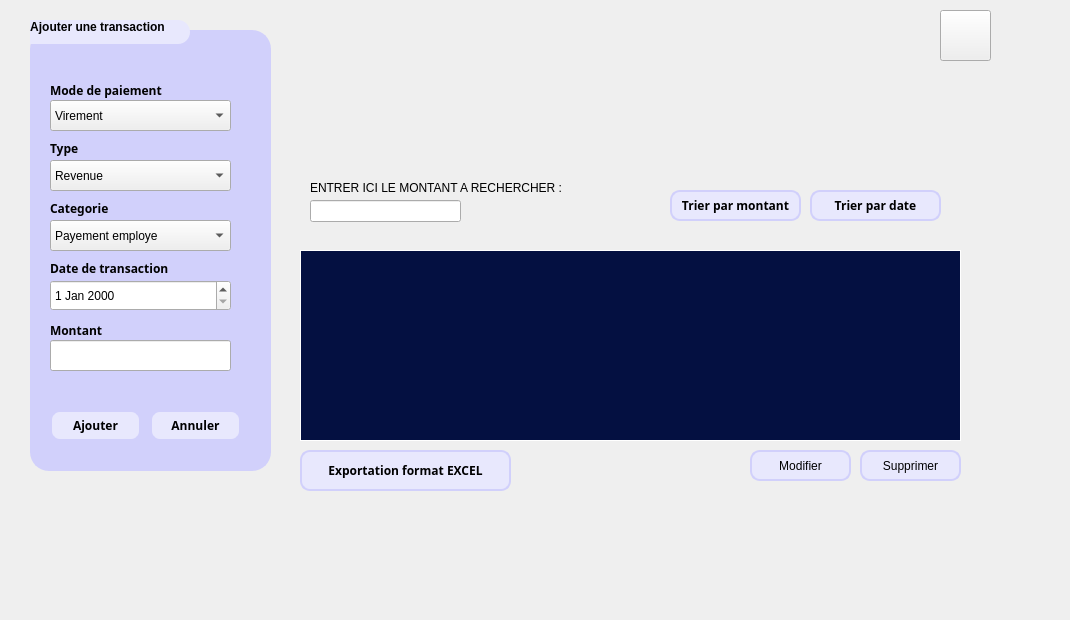
      <widget class="QWidget" name="tab_36">
       <attribute name="title">
        <string>Acceuil</string>
       </attribute>
       <widget class="QPushButton" name="pushButton_56">
        <property name="geometry">
         <rect>
          <x>940</x>
          <y>10</y>
          <width>51</width>
          <height>51</height>
         </rect>
        </property>
        <property name="styleSheet">
         <string notr="true">background : url(:/new/prefix1/logo-removebg-preview (1).png)</string>
        </property>
        <property name="text">
         <string/>
        </property>
       </widget>
       <widget class="QGroupBox" name="groupBox_AjoutTransaction">
        <property name="geometry">
         <rect>
          <x>30</x>
          <y>20</y>
          <width>241</width>
          <height>451</height>
         </rect>
        </property>
        <property name="font">
         <font>
          <weight>75</weight>
          <bold>true</bold>
         </font>
        </property>
        <property name="autoFillBackground">
         <bool>false</bool>
        </property>
        <property name="styleSheet">
         <string notr="true">/* Group Box Styling */
QGroupBox {
    border: 2px solid #D1D0FB;
    border-radius: 19px; /* Adjust the radius for the desired rounded corners */
    margin-top: 10px;
    background-color: #D1D0FB; /* Set the background color */
}

QGroupBox::title {
    subcontrol-origin: margin;
    subcontrol-position: top left;
    padding: 0 3px;
    color: #000000;
    font-family: &quot;Space Grotesk&quot;;
    font-size: 9pt;
    font-weight: medium;
background-color: #E8E8FD; /* Set the background color for the title bar */
    border-top-left-radius: 19px; /* Adjust the radius for the title bar's top-left corner */
    border-top-right-radius: 19px;
margin-left: -25px; /* Adjust the negative margin to make the title bar extend beyond the left border */
    margin-right: -25px; /* Adjust the negative margin to make the title bar extend beyond the right border */
padding-bottom: 10px; /* Increase the bottom padding to make the title bar wider at the bottom */
border-radius: 12px; /* Adjust the radius for the title bar's corners */


}
 QLabel {
    font-family: &quot;Space Grotesk&quot;;
}</string>
        </property>
        <property name="title">
         <string>Ajouter une transaction</string>
        </property>
        <property name="alignment">
         <set>Qt::AlignCenter</set>
        </property>
        <widget class="QLabel" name="titre_lineEdit_ModdeDePaiement_Transaction">
         <property name="geometry">
          <rect>
           <x>20</x>
           <y>60</y>
           <width>151</width>
           <height>20</height>
          </rect>
         </property>
         <property name="font">
          <font>
           <family>Space Grotesk</family>
           <weight>75</weight>
           <bold>true</bold>
          </font>
         </property>
         <property name="styleSheet">
          <string notr="true">QLabel {
    font-family: &quot;Space Grotesk&quot;;
}</string>
         </property>
         <property name="text">
          <string>Mode de paiement</string>
         </property>
        </widget>
        <widget class="QLabel" name="titre_lineEdit_Type_Transaction">
         <property name="geometry">
          <rect>
           <x>20</x>
           <y>120</y>
           <width>56</width>
           <height>16</height>
          </rect>
         </property>
         <property name="font">
          <font>
           <family>Space Grotesk</family>
           <weight>75</weight>
           <bold>true</bold>
          </font>
         </property>
         <property name="styleSheet">
          <string notr="true">QLabel {
    font-family: &quot;Space Grotesk&quot;;
}</string>
         </property>
         <property name="text">
          <string>Type</string>
         </property>
        </widget>
        <widget class="QLabel" name="titre_lineEdit_Categorie_Transaction">
         <property name="geometry">
          <rect>
           <x>20</x>
           <y>180</y>
           <width>91</width>
           <height>16</height>
          </rect>
         </property>
         <property name="font">
          <font>
           <family>Space Grotesk</family>
           <weight>75</weight>
           <bold>true</bold>
          </font>
         </property>
         <property name="styleSheet">
          <string notr="true">QLabel {
    font-family: &quot;Space Grotesk&quot;;
}</string>
         </property>
         <property name="text">
          <string>Categorie</string>
         </property>
        </widget>
        <widget class="QLineEdit" name="lineEdit_Montant_Transaction">
         <property name="geometry">
          <rect>
           <x>20</x>
           <y>320</y>
           <width>181</width>
           <height>31</height>
          </rect>
         </property>
        </widget>
        <widget class="QPushButton" name="pushButton_Ajout_Transaction">
         <property name="geometry">
          <rect>
           <x>20</x>
           <y>390</y>
           <width>91</width>
           <height>31</height>
          </rect>
         </property>
         <property name="font">
          <font>
           <family>Space Grotesk</family>
           <weight>75</weight>
           <bold>true</bold>
          </font>
         </property>
         <property name="styleSheet">
          <string notr="true">QLabel {
    font-family: &quot;Space Grotesk&quot;;
}
/* Push Button Styling */
QPushButton {
    background-color: #E8E8FD; /* Set the background color for the push button */
    border: 2px solid #D1D0FB; /* Set the border color */
    border-radius: 10px; /* Adjust the radius for the rounded corners */
    color: #000000; /* Set the text color */
    font-family: &quot;Space Grotesk&quot;;
    padding: 5px; /* Optional: Adds some padding inside the button */
}

/* Change the background and border color on hover */
QPushButton:hover {
    background-color: #C7C6FA; /* New background color for hover */
    border: 2px solid #A1A0F5; /* New border color for hover */
    color: #333333; /* Optional: Change the text color on hover */
}
</string>
         </property>
         <property name="text">
          <string>Ajouter</string>
         </property>
        </widget>
        <widget class="QPushButton" name="pushButton_Annuler_Transaction">
         <property name="geometry">
          <rect>
           <x>120</x>
           <y>390</y>
           <width>91</width>
           <height>31</height>
          </rect>
         </property>
         <property name="font">
          <font>
           <family>Space Grotesk</family>
           <weight>75</weight>
           <bold>true</bold>
          </font>
         </property>
         <property name="styleSheet">
          <string notr="true">QLabel {
    font-family: &quot;Space Grotesk&quot;;
}
/* Push Button Styling */
QPushButton {
    background-color: #E8E8FD; /* Set the background color for the push button */
    border: 2px solid #D1D0FB; /* Set the border color */
    border-radius: 10px; /* Adjust the radius for the rounded corners */
    color: #000000; /* Set the text color */
    font-family: &quot;Space Grotesk&quot;;

}
/* Change the background and border color on hover */
QPushButton:hover {
    background-color: #C7C6FA; /* New background color for hover */
    border: 2px solid #A1A0F5; /* New border color for hover */
    color: #333333; /* Optional: Change the text color on hover */
}

</string>
         </property>
         <property name="text">
          <string>Annuler</string>
         </property>
        </widget>
        <widget class="QLabel" name="titre_lineEdit_DateTransaction_Transaction">
         <property name="geometry">
          <rect>
           <x>20</x>
           <y>240</y>
           <width>171</width>
           <height>16</height>
          </rect>
         </property>
         <property name="font">
          <font>
           <family>Space Grotesk</family>
           <weight>75</weight>
           <bold>true</bold>
          </font>
         </property>
         <property name="styleSheet">
          <string notr="true">QLabel {
    font-family: &quot;Space Grotesk&quot;;
}</string>
         </property>
         <property name="text">
          <string>Date de transaction</string>
         </property>
        </widget>
        <widget class="QDateEdit" name="LineEdit_Date_Transaction">
         <property name="geometry">
          <rect>
           <x>20</x>
           <y>260</y>
           <width>181</width>
           <height>31</height>
          </rect>
         </property>
        </widget>
        <widget class="QComboBox" name="lineEdit_Type_Transaction">
         <property name="geometry">
          <rect>
           <x>20</x>
           <y>140</y>
           <width>181</width>
           <height>31</height>
          </rect>
         </property>
         <item>
          <property name="text">
           <string>Revenue</string>
          </property>
         </item>
         <item>
          <property name="text">
           <string>Depense</string>
          </property>
         </item>
        </widget>
        <widget class="QComboBox" name="lineEdit_ModeDePaiement_Transaction">
         <property name="geometry">
          <rect>
           <x>20</x>
           <y>80</y>
           <width>181</width>
           <height>31</height>
          </rect>
         </property>
         <item>
          <property name="text">
           <string>Virement</string>
          </property>
         </item>
         <item>
          <property name="text">
           <string>Cheques</string>
          </property>
         </item>
         <item>
          <property name="text">
           <string>Especes</string>
          </property>
         </item>
        </widget>
        <widget class="QLabel" name="titre_lineEdit_Montant_Transaction">
         <property name="geometry">
          <rect>
           <x>20</x>
           <y>300</y>
           <width>151</width>
           <height>20</height>
          </rect>
         </property>
         <property name="font">
          <font>
           <family>Space Grotesk</family>
           <weight>75</weight>
           <bold>true</bold>
          </font>
         </property>
         <property name="styleSheet">
          <string notr="true">QLabel {
    font-family: &quot;Space Grotesk&quot;;
}</string>
         </property>
         <property name="text">
          <string>Montant</string>
         </property>
        </widget>
        <widget class="QComboBox" name="LineEdit_Categorie_Transaction">
         <property name="geometry">
          <rect>
           <x>20</x>
           <y>200</y>
           <width>181</width>
           <height>31</height>
          </rect>
         </property>
         <item>
          <property name="text">
           <string>Payement employe</string>
          </property>
         </item>
         <item>
          <property name="text">
           <string>Payement facture</string>
          </property>
         </item>
         <item>
          <property name="text">
           <string>location local</string>
          </property>
         </item>
         <item>
          <property name="text">
           <string>vente materiel</string>
          </property>
         </item>
         <item>
          <property name="text">
           <string>achat materiel</string>
          </property>
         </item>
        </widget>
        <widget class="QLabel" name="champs_erreur_ajout_Transaction">
         <property name="geometry">
          <rect>
           <x>20</x>
           <y>350</y>
           <width>221</width>
           <height>31</height>
          </rect>
         </property>
         <property name="styleSheet">
          <string notr="true">QLabel {
    font-family: &quot;Space Grotesk&quot;;
    color: red; /* Définir la couleur du texte en rouge */
}</string>
         </property>
         <property name="text">
          <string/>
         </property>
        </widget>
       </widget>
       <widget class="QPushButton" name="Button_TrierParMontant_Transaction">
        <property name="geometry">
         <rect>
          <x>670</x>
          <y>190</y>
          <width>131</width>
          <height>31</height>
         </rect>
        </property>
        <property name="font">
         <font>
          <family>Space Grotesk</family>
          <weight>75</weight>
          <bold>true</bold>
         </font>
        </property>
        <property name="styleSheet">
         <string notr="true">QLabel {
    font-family: &quot;Space Grotesk&quot;;
}
/* Push Button Styling */
QPushButton {
    background-color: #E8E8FD; /* Set the background color for the push button */
    border: 2px solid #D1D0FB; /* Set the border color */
    border-radius: 10px; /* Adjust the radius for the rounded corners */
    color: #000000; /* Set the text color */
    font-family: &quot;Space Grotesk&quot;;

}
/* Change the background and border color on hover */
QPushButton:hover {
    background-color: #C7C6FA; /* New background color for hover */
    border: 2px solid #A1A0F5; /* New border color for hover */
    color: #333333; /* Optional: Change the text color on hover */
}

</string>
        </property>
        <property name="text">
         <string>Trier par montant</string>
        </property>
       </widget>
       <widget class="QLabel" name="titre_lineEdit_rechercheParMontant_Transaction">
        <property name="geometry">
         <rect>
          <x>310</x>
          <y>180</y>
          <width>291</width>
          <height>16</height>
         </rect>
        </property>
        <property name="text">
         <string>ENTRER ICI LE MONTANT A RECHERCHER :</string>
        </property>
       </widget>
       <widget class="QLineEdit" name="lineEdit_RechercheParMONTANT_Transaction">
        <property name="geometry">
         <rect>
          <x>310</x>
          <y>200</y>
          <width>151</width>
          <height>22</height>
         </rect>
        </property>
       </widget>
       <widget class="QPushButton" name="Button_trierParDate_Transaction">
        <property name="geometry">
         <rect>
          <x>810</x>
          <y>190</y>
          <width>131</width>
          <height>31</height>
         </rect>
        </property>
        <property name="font">
         <font>
          <family>Space Grotesk</family>
          <weight>75</weight>
          <bold>true</bold>
         </font>
        </property>
        <property name="styleSheet">
         <string notr="true">QLabel {
    font-family: &quot;Space Grotesk&quot;;
}
/* Push Button Styling */
QPushButton {
    background-color: #E8E8FD; /* Set the background color for the push button */
    border: 2px solid #D1D0FB; /* Set the border color */
    border-radius: 10px; /* Adjust the radius for the rounded corners */
    color: #000000; /* Set the text color */
    font-family: &quot;Space Grotesk&quot;;

}

/* Change the background and border color on hover */
QPushButton:hover {
    background-color: #C7C6FA; /* New background color for hover */
    border: 2px solid #A1A0F5; /* New border color for hover */
    color: #333333; /* Optional: Change the text color on hover */
}
</string>
        </property>
        <property name="text">
         <string>Trier par date</string>
        </property>
       </widget>
       <widget class="QPushButton" name="pushButton_Modification_Transaction">
        <property name="geometry">
         <rect>
          <x>750</x>
          <y>450</y>
          <width>101</width>
          <height>31</height>
         </rect>
        </property>
        <property name="styleSheet">
         <string notr="true">QLabel {
    font-family: &quot;Space Grotesk&quot;;
}
/* Push Button Styling */
QPushButton {
    background-color: #E8E8FD; /* Set the background color for the push button */
    border: 2px solid #D1D0FB; /* Set the border color */
    border-radius: 10px; /* Adjust the radius for the rounded corners */
    color: #000000; /* Set the text color */
    font-family: &quot;Space Grotesk&quot;;

}
/* Change the background and border color on hover */
QPushButton:hover {
    background-color: #C7C6FA; /* New background color for hover */
    border: 2px solid #A1A0F5; /* New border color for hover */
    color: #333333; /* Optional: Change the text color on hover */
}

</string>
        </property>
        <property name="text">
         <string>Modifier</string>
        </property>
       </widget>
       <widget class="QPushButton" name="pushButton_exportationFormatExcel_Transaction">
        <property name="geometry">
         <rect>
          <x>300</x>
          <y>450</y>
          <width>211</width>
          <height>41</height>
         </rect>
        </property>
        <property name="font">
         <font>
          <family>Space Grotesk</family>
          <weight>75</weight>
          <bold>true</bold>
         </font>
        </property>
        <property name="styleSheet">
         <string notr="true">QLabel {
    font-family: &quot;Space Grotesk&quot;;
}
/* Push Button Styling */
QPushButton {
    background-color: #E8E8FD; /* Set the background color for the push button */
    border: 2px solid #D1D0FB; /* Set the border color */
    border-radius: 10px; /* Adjust the radius for the rounded corners */
    color: #000000; /* Set the text color */
    font-family: &quot;Space Grotesk&quot;;

}
/* Change the background and border color on hover */
QPushButton:hover {
    background-color: #C7C6FA; /* New background color for hover */
    border: 2px solid #A1A0F5; /* New border color for hover */
    color: #333333; /* Optional: Change the text color on hover */
}

</string>
        </property>
        <property name="text">
         <string>Exportation format EXCEL</string>
        </property>
       </widget>
       <widget class="QPushButton" name="pushButton_Suppression_Transaction">
        <property name="geometry">
         <rect>
          <x>860</x>
          <y>450</y>
          <width>101</width>
          <height>31</height>
         </rect>
        </property>
        <property name="styleSheet">
         <string notr="true">QLabel {
    font-family: &quot;Space Grotesk&quot;;
}
/* Push Button Styling */
QPushButton {
    background-color: #E8E8FD; /* Set the background color for the push button */
    border: 2px solid #D1D0FB; /* Set the border color */
    border-radius: 10px; /* Adjust the radius for the rounded corners */
    color: #000000; /* Set the text color */
    font-family: &quot;Space Grotesk&quot;;

}
/* Change the background and border color on hover */
QPushButton:hover {
    background-color: #C7C6FA; /* New background color for hover */
    border: 2px solid #A1A0F5; /* New border color for hover */
    color: #333333; /* Optional: Change the text color on hover */
}

</string>
        </property>
        <property name="text">
         <string>Supprimer</string>
        </property>
       </widget>
       <widget class="QLabel" name="champ_resultat_CRUD_Transaction">
        <property name="geometry">
         <rect>
          <x>740</x>
          <y>490</y>
          <width>221</width>
          <height>20</height>
         </rect>
        </property>
        <property name="text">
         <string/>
        </property>
       </widget>
       <widget class="QTableWidget" name="table_de_transactions">
        <property name="geometry">
         <rect>
          <x>300</x>
          <y>250</y>
          <width>661</width>
          <height>191</height>
         </rect>
        </property>
        <property name="styleSheet">
         <string notr="true">/* Apply styles to the entire QTableWidget */
QTableWidget {
    background-color: #041041; /* Set background color for the entire table */
    color: white; /* Set text color */
    font-family: &quot;Space Grotesk&quot;; /* Set font family */
    border: 1px solid white; /* Set border color for the entire table */
    gridline-color: transparent; /* Remove default grid lines */
}

/* Apply styles to the header items in the QTableWidget */
QHeaderView::section {
    background-color: #7A798E; /* Set background color for header */
    color: white; /* Set text color for header */
    padding: 2px; /* Adjust padding as needed */
    border: 1px solid white; /* Set border color for header */
}

/* Apply styles to the items (cells) in the QTableWidget */
QTableWidget::item {
    padding: 2px; /* Adjust padding as needed */
}

/* Apply styles to horizontal grid lines */
QTableView::item {
    border-top: 1px solid white; /* Set top border color for horizontal lines */
}

/* Apply styles to the top-left corner */
QTableWidget::corner-button {
    border-top: 1px solid white; /* Set top border for the top-left corner */
    border-left: 1px solid white; /* Set left border for the top-left corner */
}

/* Apply font styles */
QTableWidget::item, QHeaderView::section {
    font-family: &quot;Space Grotesk&quot;; /* Set font family */
    font-weight: bold; /* Make the font bold */
}</string>
        </property>
       </widget>
       <widget class="QLabel" name="champ_erreur_rechercheParMontant">
        <property name="geometry">
         <rect>
          <x>310</x>
          <y>220</y>
          <width>441</width>
          <height>21</height>
         </rect>
        </property>
        <property name="font">
         <font>
          <family>Space Grotesk</family>
          <pointsize>8</pointsize>
         </font>
        </property>
        <property name="styleSheet">
         <string notr="true">QLabel {
    font-family: &quot;Space Grotesk&quot;;
    color: red; /* Définir la couleur du texte en rouge */
}</string>
        </property>
        <property name="text">
         <string/>
        </property>
       </widget>
       <widget class="QLabel" name="label_9">
        <property name="geometry">
         <rect>
          <x>370</x>
          <y>0</y>
          <width>491</width>
          <height>171</height>
         </rect>
        </property>
        <property name="styleSheet">
         <string notr="true">background-image:url(:/insightify interface finance.png)</string>
        </property>
        <property name="text">
         <string/>
        </property>
       </widget>
       <widget class="QLabel" name="label_12">
        <property name="geometry">
         <rect>
          <x>430</x>
          <y>200</y>
          <width>21</width>
          <height>21</height>
         </rect>
        </property>
        <property name="styleSheet">
         <string notr="true">background-image:url(:/search.png)</string>
        </property>
        <property name="text">
         <string/>
        </property>
       </widget>
       <widget class="QLabel" name="label_27">
        <property name="geometry">
         <rect>
          <x>510</x>
          <y>440</y>
          <width>51</width>
          <height>61</height>
         </rect>
        </property>
        <property name="styleSheet">
         <string notr="true">background-image:url(:/cap_rem.png)</string>
        </property>
        <property name="text">
         <string/>
        </property>
       </widget>
       <widget class="QLabel" name="label_28">
        <property name="geometry">
         <rect>
          <x>10</x>
          <y>-30</y>
          <width>1051</width>
          <height>611</height>
         </rect>
        </property>
        <property name="styleSheet">
         <string notr="true">background-image:url(:/tsawer/background.png)</string>
        </property>
        <property name="text">
         <string/>
        </property>
       </widget>
       <zorder>label_28</zorder>
       <zorder>pushButton_56</zorder>
       <zorder>groupBox_AjoutTransaction</zorder>
       <zorder>Button_TrierParMontant_Transaction</zorder>
       <zorder>titre_lineEdit_rechercheParMontant_Transaction</zorder>
       <zorder>lineEdit_RechercheParMONTANT_Transaction</zorder>
       <zorder>Button_trierParDate_Transaction</zorder>
       <zorder>pushButton_Modification_Transaction</zorder>
       <zorder>pushButton_exportationFormatExcel_Transaction</zorder>
       <zorder>pushButton_Suppression_Transaction</zorder>
       <zorder>champ_resultat_CRUD_Transaction</zorder>
       <zorder>table_de_transactions</zorder>
       <zorder>champ_erreur_rechercheParMontant</zorder>
       <zorder>label_9</zorder>
       <zorder>label_12</zorder>
       <zorder>label_27</zorder>
      </widget>
